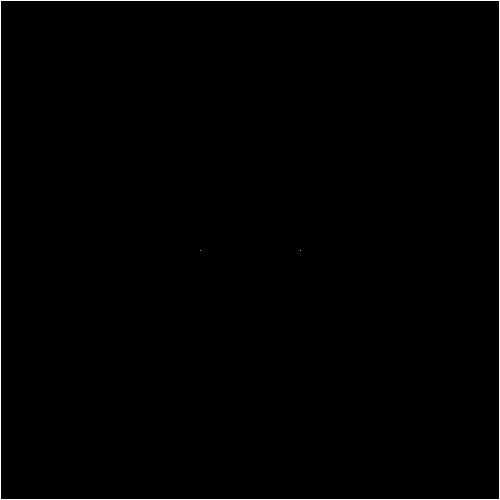
Frame 1 (no input)
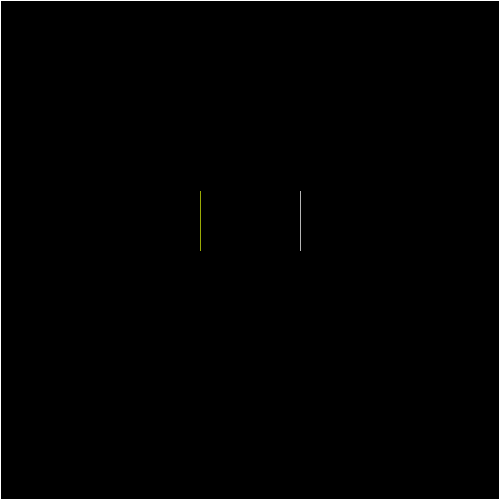
Frame 60 (the mouse pressed at the canvas centre just before this capture)
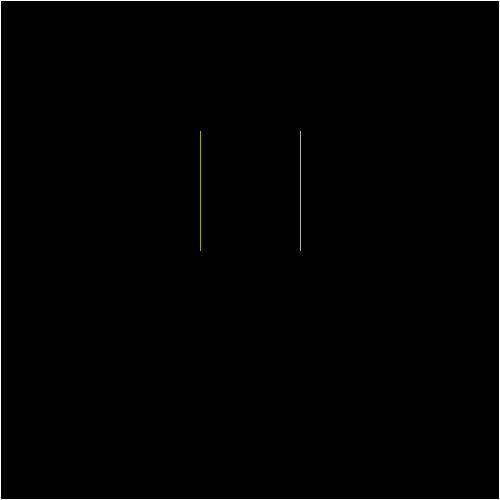
Frame 120 (the mouse held since frame 60 and released just before this capture)

The Processing sketch that drew these frames (run headless with seeded random() and noise(); from frame 60 on, the mouse is pressed at the canvas centre):

// Processing sketch: processing_77809
// ── processing_77809.pde

//Derek King, Tron, CP1 mods 14-15
//http://dereklucca.webs.com/Tron.html

int x = 300;
int y = 250;
int compx = 200;
int compy = 250;
int dir = UP;
int compdir = UP;
void setup()
{
  stroke(255, 255, 255);
  size(500, 500);
  fill(0);
  rect(0, 0, 499, 499);
  frameRate(200);
  textSize(80);
}
void draw()
{
  if (get(compx, compy) != color(0))
  {
    fill(random(256), random(256), random(256));
    text("Eh Lucky...", 90, 275);
  }
  else if (get(x, y) != color(0))
  {
    fill(random(256),random(256),random(256));
    text("LOSER !!!", 90, 275);
  }
  else
  {
    human();
    comp();
  }
}
void keyPressed()
{
  if (key == 'w')
  {
    dir = UP;
  }
  else if (key == 'd')
  {
    dir = RIGHT;
  }
  else if (key == 'a')
  {
    dir = LEFT;
  }
  else if (key == 's')
  {
    dir = DOWN;
  }
}
void human()
{
  stroke(255);
  point(x, y);
  if (dir == RIGHT)
  {
    x++;
  }
  else if (dir == LEFT)
  {
    x--;
  }
  else if (dir == UP)
  {
    y--;
  }
  else if (dir == DOWN)
  {
    y++;
  }
}
void comp()
{
  stroke(219, 240, 7);
  point(compx, compy);
  if (compdir == RIGHT)
  {
    compx++;
    if (get(compx+1, compy) != color(0))
    {
      compdir = DOWN;
    }
  }
  else if (compdir == LEFT)
  {
    compx--;
    if (get(compx-1, compy) != color(0))
    {
      compdir = UP;
    }
  }
  else if (compdir == UP)
  {
    compy--;
    if (get(compx, compy-1) != color(0))
    {
      compdir = RIGHT;
    }
  }
  else if (compdir == DOWN)
  {
    compy++;
    if (get(compx, compy+1) != color(0))
    {
      compdir = LEFT;
    }
  }
}
